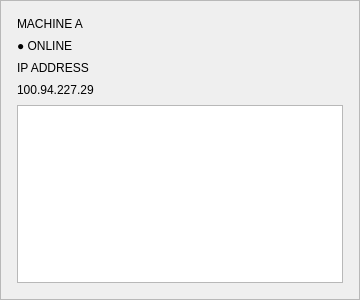
<?xml version="1.0" encoding="UTF-8"?>
<ui version="4.0">
 <class>MachinePanel</class>
 <widget class="QFrame" name="machinePanel">
  <property name="geometry">
   <rect>
    <x>0</x>
    <y>0</y>
    <width>360</width>
    <height>300</height>
   </rect>
  </property>

  <property name="frameShape">
   <enum>QFrame::StyledPanel</enum>
  </property>

  <property name="frameShadow">
   <enum>QFrame::Raised</enum>
  </property>

  <layout class="QVBoxLayout" name="cardLayout">
   <property name="spacing">
    <number>8</number>
   </property>

   <property name="leftMargin">
    <number>16</number>
   </property>

   <property name="topMargin">
    <number>16</number>
   </property>

   <property name="rightMargin">
    <number>16</number>
   </property>

   <property name="bottomMargin">
    <number>16</number>
   </property>

   <item>
    <widget class="QLabel" name="machineHeading">
     <property name="text">
      <string>MACHINE A</string>
     </property>
    </widget>
   </item>

   <item>
    <widget class="QLabel" name="statusLabel">
     <property name="text">
      <string>● ONLINE</string>
     </property>
    </widget>
   </item>

   <item>
    <widget class="QLabel" name="ipHeading">
     <property name="text">
      <string>IP ADDRESS</string>
     </property>
    </widget>
   </item>

   <item>
    <widget class="QLabel" name="ipAddress">
     <property name="text">
      <string>100.94.227.29</string>
     </property>
    </widget>
   </item>

   <item>
    <widget class="QTreeView" name="treeView">
     <property name="minimumSize">
      <size>
       <width>0</width>
       <height>100</height>
      </size>
     </property>
     <property name="alternatingRowColors">
      <bool>true</bool>
     </property>
     <property name="headerHidden">
      <bool>false</bool>
     </property>
     <property name="rootIsDecorated">
      <bool>true</bool>
     </property>
    </widget>
   </item>

  </layout>
 </widget>
 <resources/>
 <connections/>
</ui>
